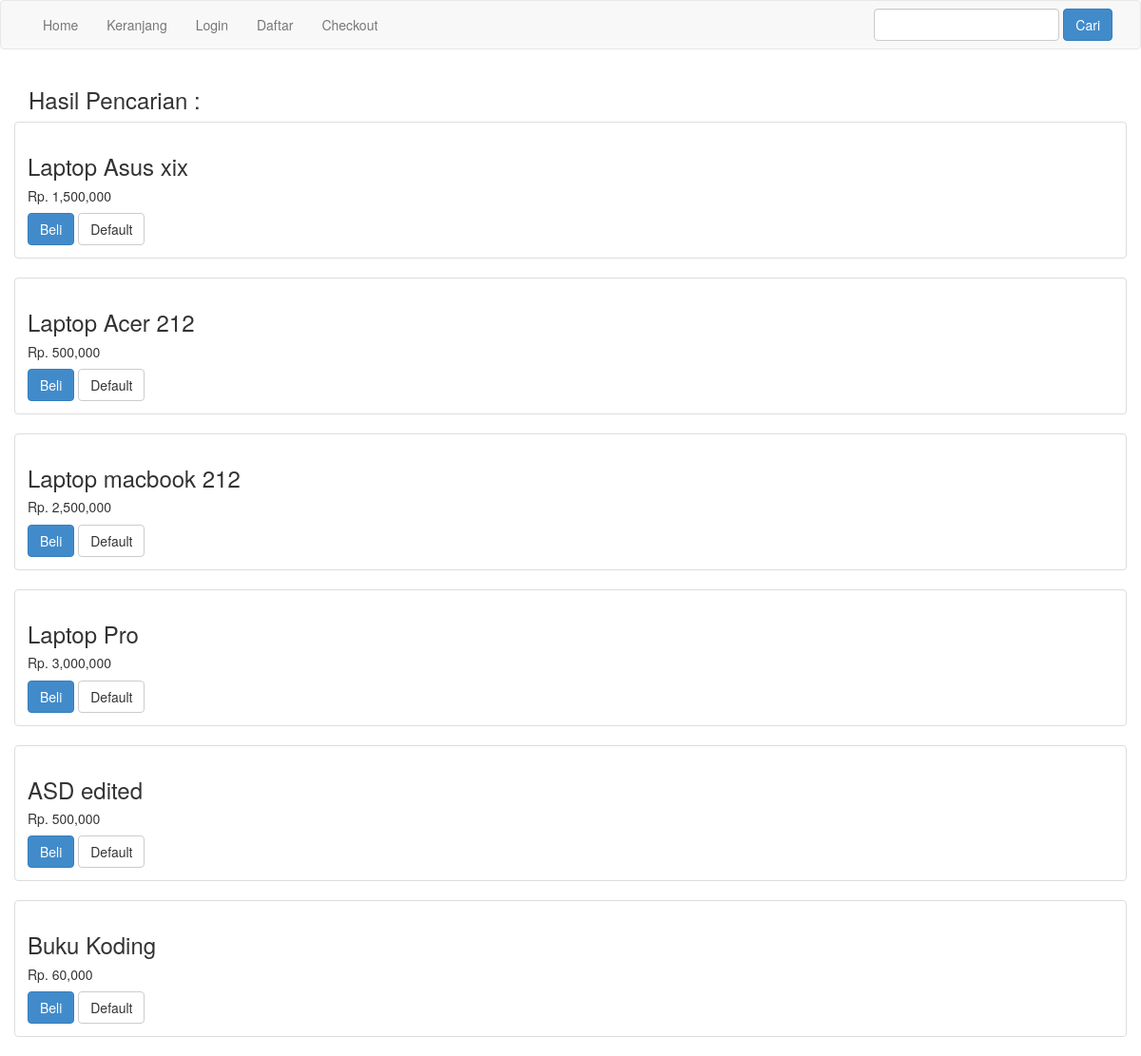
The page /pencarian.php on the database its author committed.
### tables this page shows
CREATE TABLE `produk` (
  `id_produk` int(11) NOT NULL,
  `id_kategori` int(5) NOT NULL,
  `nama_produk` varchar(100) NOT NULL,
  `harga_produk` int(11) NOT NULL,
  `berat_produk` int(11) NOT NULL,
  `foto_produk` varchar(100) NOT NULL,
  `deskripsi_produk` text NOT NULL,
  `stok_produk` int(5) NOT NULL
);

### pencarian.php (the view, shortened to what this page needs)
<?php include 'koneksi.php'; ?>
<?php
$keyword = $_GET["keyword"];
$semuadata = array();
$ambil = $koneksi->query("SELECT * FROM produk WHERE nama_produk LIKE '%$keyword%'
    OR deskripsi_produk LIKE '%$keyword%'");
while ($pecah = $ambil->fetch_assoc()) {
    $semuadata[] = $pecah;
}
?>
<!DOCTYPE html>
<html lang="en">
<head>
    <link rel="stylesheet" href="admin/assets/css/bootstrap.css">
</head>
<body>
    <?php include 'menu.php'; ?>
    <div class="container">
        <h3>Hasil Pencarian : <?php echo $keyword ?></h3>
        <div class="row">
            <?php foreach ($semuadata as $key => $value) : ?>
                <div class="thumbnail">
                    <div class="caption">
                        <h3><?php echo $value["nama_produk"] ?></h3>
                        <h5>Rp. <?php echo number_format($value['harga_produk']) ?></h5>
                        <a href="beli.php?id=<?php echo $value["id_produk"]; ?>" class="btn btn-primary">Beli</a>
                        <a href="detail.php?id=<?php echo $value["id_produk"]; ?>" class="btn btn-default">Default</a>
                    </div>
                </div>
            <?php endforeach ?>
        </div>
    </div>
</body>
</html>

### rows shown on the page
produk: nama_produk "Laptop Asus xix", harga_produk "1,500,000"
produk: nama_produk "Laptop Acer 212", harga_produk "500,000"
produk: nama_produk "Laptop macbook 212", harga_produk "2,500,000"
produk: nama_produk "Laptop Pro", harga_produk "3,000,000"
produk: nama_produk "ASD edited", harga_produk "500,000"
produk: nama_produk "Buku Koding", harga_produk "60,000"
